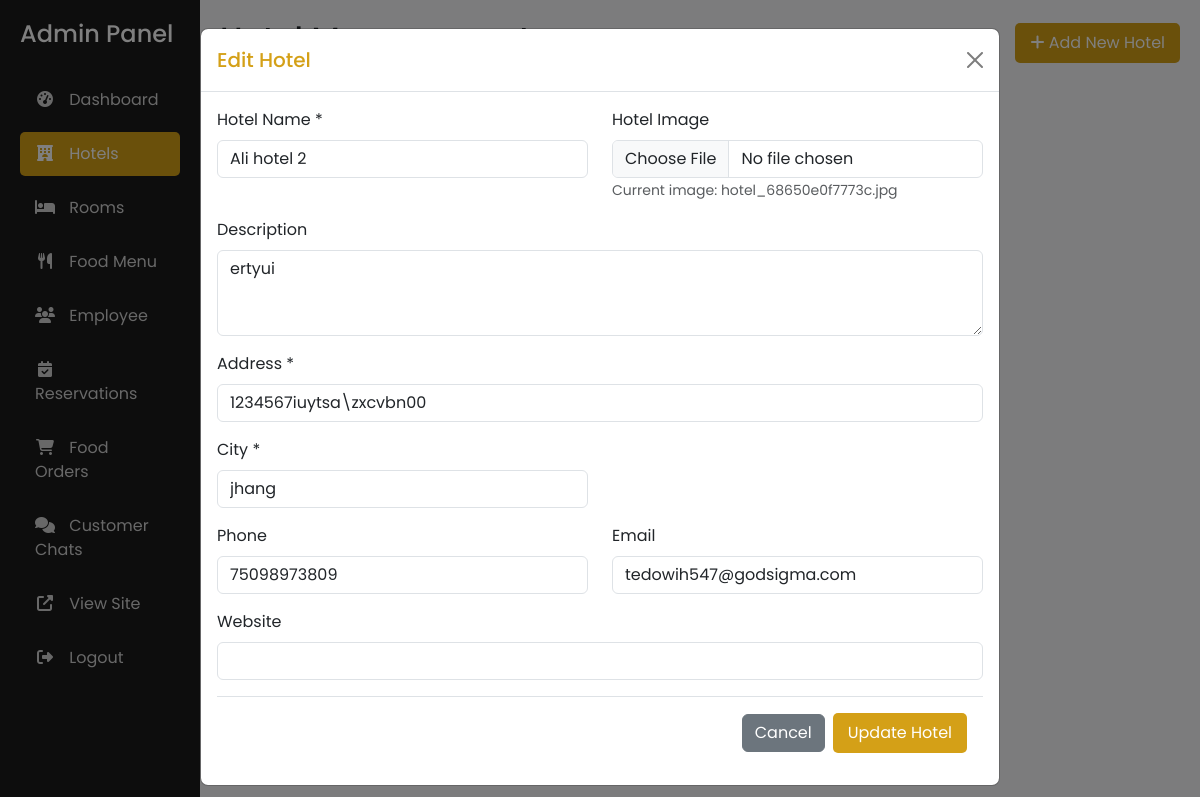
Screenshot of /admin/hotels.php?edit=15 (signed in) with the database file from the repository.
### tables this page shows
CREATE TABLE `hotels` (
  `id` int(11) NOT NULL,
  `name` varchar(100) NOT NULL,
  `description` text DEFAULT NULL,
  `address` text NOT NULL,
  `city` varchar(50) NOT NULL,
  `phone` varchar(20) DEFAULT NULL,
  `email` varchar(100) DEFAULT NULL,
  `website` varchar(100) DEFAULT NULL,
  `image_url` varchar(255) DEFAULT NULL,
  `created_at` timestamp NOT NULL DEFAULT current_timestamp(),
  `updated_at` timestamp NOT NULL DEFAULT current_timestamp() ON UPDATE current_timestamp(),
  `vendor_id` int(11) NOT NULL,
  `average_rating` decimal(3,2) DEFAULT NULL COMMENT 'Stores the average rating (1.00-5.00) for the hotel'
);

### admin/hotels.php (the view, shortened to what this page needs)
<?php
require_once '../includes/session.php';
$user_id = (int)$_SESSION['user_id'];
$sql = "SELECT * FROM hotels WHERE vendor_id = ? ORDER BY name ASC";
$stmt = mysqli_prepare($conn, $sql);
if (!$stmt) {
    $error = "Database error: Unable to prepare hotel retrieval query.";
} else {
    mysqli_stmt_bind_param($stmt, "i", $user_id);
    mysqli_stmt_execute($stmt);
    $hotels = mysqli_stmt_get_result($stmt);
}
$edit_hotel = null;
if (isset($_GET['edit'])) {
    $hotel_id = (int)$_GET['edit'];
    $sql = "SELECT * FROM hotels WHERE id=? AND vendor_id=?";
    $stmt = mysqli_prepare($conn, $sql);
    mysqli_stmt_bind_param($stmt, "ii", $hotel_id, $user_id);
    mysqli_stmt_execute($stmt);
    $result = mysqli_stmt_get_result($stmt);
    $edit_hotel = mysqli_fetch_assoc($result);
}
?>
<!DOCTYPE html>
<html lang="en">
<head>
    <link href="https://cdn.jsdelivr.net/npm/bootstrap@5.3.3/dist/css/bootstrap.min.css" rel="stylesheet">
    <link rel="stylesheet" href="https://cdnjs.cloudflare.com/ajax/libs/font-awesome/6.4.2/css/all.min.css">
</head>
<body>
    <div class="container-fluid">
        <div class="row">
            <div class="col-md-3 col-lg-2 sidebar">
                <h4 class="mb-4">Admin Panel</h4>
                <nav class="nav flex-column">
                    <a class="nav-link" href="dashboard.php">
                        <i class="fas fa-tachometer-alt"></i> Dashboard
                    </a>
                    <a class="nav-link active" href="hotels.php">
                        <i class="fas fa-hotel"></i> Hotels
                    </a>
                    <a class="nav-link" href="rooms.php">
                        <i class="fas fa-bed"></i> Rooms
                    </a>
                    <a class="nav-link" href="food.php"><i class="fas fa-utensils"></i> Food Menu</a>
                    <a class="nav-link" href="users.php">
                        <i class="fas fa-users"></i> Employee
                    </a>
                    <a class="nav-link" href="reservations.php">
                        <i class="fas fa-calendar-check"></i> Reservations
                    </a>
                    <a class="nav-link" href="food_orders.php"><i class="fas fa-shopping-cart"></i> Food Orders</a>
                    <a class="nav-link position-relative" href="chat.php">
                        <i class="fas fa-comments"></i> Customer Chats
                    </a>
                    <a class="nav-link" href="../index.php" target="_blank">
                        <i class="fas fa-external-link-alt"></i> View Site
                    </a>
                    <a class="nav-link" href="../logout.php">
                        <i class="fas fa-sign-out-alt"></i> Logout
                    </a>
                </nav>
            </div>
            <div class="col-md-9 col-lg-10 main-content">
                <div class="d-flex justify-content-between align-items-center mb-4">
                    <h2>Hotel Management</h2>
                    <button type="button" class="btn btn-custom" data-bs-toggle="modal" data-bs-target="#hotelModal">
                        <i class="fas fa-plus"></i> Add New Hotel
                    </button>
                </div>
                <div class="row">
                    <?php if (mysqli_num_rows($hotels) > 0): ?>
                        <?php while($hotel = mysqli_fetch_assoc($hotels)): ?>
                            <div class="col-md-6 col-lg-4">
                                <div class="hotel-card">
                                    <div class="hotel-image-container">
                                    </div>
                                    <div class="hotel-card-body">
                                        <h4><?php echo htmlspecialchars($hotel['name']); ?></h4>
                                        <div class="hotel-location">
                                            <span><?php echo htmlspecialchars($hotel['city']); ?></span>
                                        </div>
                                        <div class="hotel-details">
                                            <?php if ($hotel['address']): ?>
                                                <p><span class="hotel-details-label">Address:</span> <?php echo htmlspecialchars($hotel['address']); ?></p>
                                            <?php endif; ?>
                                            <?php if ($hotel['phone']): ?>
                                                <p><span class="hotel-details-label">Phone:</span> <?php echo htmlspecialchars($hotel['phone']); ?></p>
                                            <?php endif; ?>
                                            <?php if ($hotel['email']): ?>
                                                <p><span class="hotel-details-label">Email:</span> <a href="mailto:<?php echo htmlspecialchars($hotel['email']); ?>" class="text-decoration-none"><?php echo htmlspecialchars($hotel['email']); ?></a></p>
                                            <?php endif; ?>
                                            <?php if ($hotel['website']): ?>
                                                <p><span class="hotel-details-label">Website:</span> <a href="<?php echo (strpos($hotel['website'], 'http') === 0 ? '' : 'http://') . htmlspecialchars($hotel['website']); ?>" target="_blank" class="text-decoration-none">Visit Website</a></p>
                                            <?php endif; ?>
                                            <?php if (!empty($hotel['description'])): ?>
                                                <div class="hotel-description" title="<?php echo htmlspecialchars($hotel['description']); ?>">
                                                </div>
                                            <?php endif; ?>
                                        </div>
                                        <div class="action-buttons">
                                            <a href="?edit=<?php echo $hotel['id']; ?>" class="btn btn-sm btn-custom">
                                            </a>
                                            <span class="badge bg-light text-dark">
                                            </span>
                                        </div>
                                    </div>
                                </div>
                            </div>
                        <?php endwhile; ?>
                    <?php endif; ?>
                </div>
            </div>
        </div>
    </div>
    <div class="modal fade" id="hotelModal" tabindex="-1">
        <div class="modal-dialog modal-lg">
            <div class="modal-content">
                <div class="modal-header">
                    <h5 class="modal-title"><?php echo isset($edit_hotel) ? 'Edit Hotel' : 'Add Hotel'; ?></h5>
                    <button type="button" class="btn-close" data-bs-dismiss="modal"></button>
                </div>
                <div class="modal-body">
                    <form method="POST" action="" id="hotelForm" enctype="multipart/form-data">
                        <div class="row">
                            <div class="col-md-6 mb-3">
                                <label for="name" class="form-label">Hotel Name *</label>
                                <input type="text" class="form-control" id="name" name="name"
                                       value="<?php echo isset($edit_hotel) ? htmlspecialchars($edit_hotel['name']) : ''; ?>" required>
                            </div>
                            <div class="col-md-6 mb-3">
                                <label for="hotel_image" class="form-label">Hotel Image</label>
                                <input type="file" class="form-control" id="hotel_image" name="hotel_image" accept="image/*">
                                <?php if (isset($edit_hotel) && $edit_hotel['image_url']): ?>
                                    <small class="text-muted">Current image: <?php echo basename($edit_hotel['image_url']); ?></small>
                                <?php endif; ?>
                            </div>
                        </div>
                        <div class="mb-3">
                            <label for="description" class="form-label">Description</label>
                            <textarea class="form-control" id="description" name="description" rows="3"><?php
                                echo isset($edit_hotel) ? htmlspecialchars($edit_hotel['description']) : '';
                            ?></textarea>
                        </div>
                        <div class="mb-3">
                            <label for="address" class="form-label">Address *</label>
                            <input type="text" class="form-control" id="address" name="address"
                                   value="<?php echo isset($edit_hotel) ? htmlspecialchars($edit_hotel['address']) : ''; ?>" required>
                        </div>
                        <div class="row">
                            <div class="col-md-6 mb-3">
                                <label for="city" class="form-label">City *</label>
                                <input type="text" class="form-control" id="city" name="city"
                                       value="<?php echo isset($edit_hotel) ? htmlspecialchars($edit_hotel['city']) : ''; ?>" required>
                            </div>
                        </div>
                        <div class="row">
                            <div class="col-md-6 mb-3">
                                <label for="phone" class="form-label">Phone</label>
                                <input type="tel" class="form-control" id="phone" name="phone"
                                       value="<?php echo isset($edit_hotel) ? htmlspecialchars($edit_hotel['phone']) : ''; ?>">
                            </div>
                            <div class="col-md-6 mb-3">
                                <label for="email" class="form-label">Email</label>
                                <input type="email" class="form-control" id="email" name="email"
                                       value="<?php echo isset($edit_hotel) ? htmlspecialchars($edit_hotel['email']) : ''; ?>">
                            </div>
                        </div>
                        <div class="mb-3">
                            <label for="website" class="form-label">Website</label>
                            <input type="url" class="form-control" id="website" name="website"
                                   value="<?php echo isset($edit_hotel) ? htmlspecialchars($edit_hotel['website']) : ''; ?>">
                        </div>
                        <div class="modal-footer">
                            <button type="button" class="btn btn-secondary" data-bs-dismiss="modal">Cancel</button>
                            <button type="submit" name="<?php echo isset($edit_hotel) ? 'update_hotel' : 'save_hotel'; ?>" class="btn btn-custom">
                                <?php echo isset($edit_hotel) ? 'Update Hotel' : 'Save Hotel'; ?>
                            </button>
                        </div>
                    </form>
                </div>
            </div>
        </div>
    </div>
</body>
</html>

### admin/hotels.php (style rules this page uses)
body { font-family: 'Poppins', sans-serif; background-color: #f8f9fa; }
.sidebar { background: #1a1a1a; color: white; min-height: 100vh; padding: 20px; }
.sidebar .nav-link { color: rgba(255, 255, 255, 0.8); padding: 10px 15px; margin: 5px 0; border-radius: 5px; transition: all 0.3s; }
.sidebar .nav-link.active { background: #d4a017; color: white; }
.sidebar .nav-link i { margin-right: 10px; width: 20px; text-align: center; }
.main-content { padding: 20px; }
.hotel-card { background: white; border-radius: 15px; overflow: hidden; margin-bottom: 25px; box-shadow: 0 5px 15px rgba(0,0,0,0.08); transition: all 0.3s ease; border: 1px solid rgba(0,0,0,0.05); height: 100%; display: flex; flex-direction: column; }
.hotel-image-container { position: relative; width: 100%; padding-top: 60%; overflow: hidden; }
.btn-custom { background-color: #d4a017; color: white; border: none; padding: 8px 15px; border-radius: 5px; transition: all 0.3s; }
.hotel-card-body { padding: 20px; flex: 1; display: flex; flex-direction: column; }
.hotel-card h4 { font-size: 1.4rem; font-weight: 600; margin-bottom: 8px; color: #2c3e50; }
.hotel-location { display: flex; align-items: center; color: #7f8c8d; margin-bottom: 15px; font-size: 0.95rem; }
.hotel-details { margin: 15px 0; flex: 1; }
.hotel-details p { margin-bottom: 8px; font-size: 0.95rem; color: #555; line-height: 1.5; }
.hotel-details-label { font-weight: 600; color: #2c3e50; display: inline-block; min-width: 80px; }
.hotel-description { color: #666; font-size: 0.95rem; line-height: 1.5; margin: 10px 0; display: -webkit-box; -webkit-line-clamp: 3; -webkit-box-orient: vertical; overflow: hidden; text-overflow: ellipsis; }
.action-buttons { margin-top: 20px; padding-top: 15px; border-top: 1px solid #eee; display: flex; justify-content: space-between; align-items: center; }
.btn-sm { padding: 0.4rem 0.8rem; font-size: 0.85rem; border-radius: 6px; font-weight: 500; transition: all 0.2s; }
.modal-title { color: #d4a017; }

### rows the page displays
hotels: name "Ali hotel 2", image_url "hotel_68650e0f7773c.jpg", description "ertyui", address "1234567iuytsa\\zxcvbn00", city "jhang", phone "75098973809", email "tedowih547@godsigma.com"
